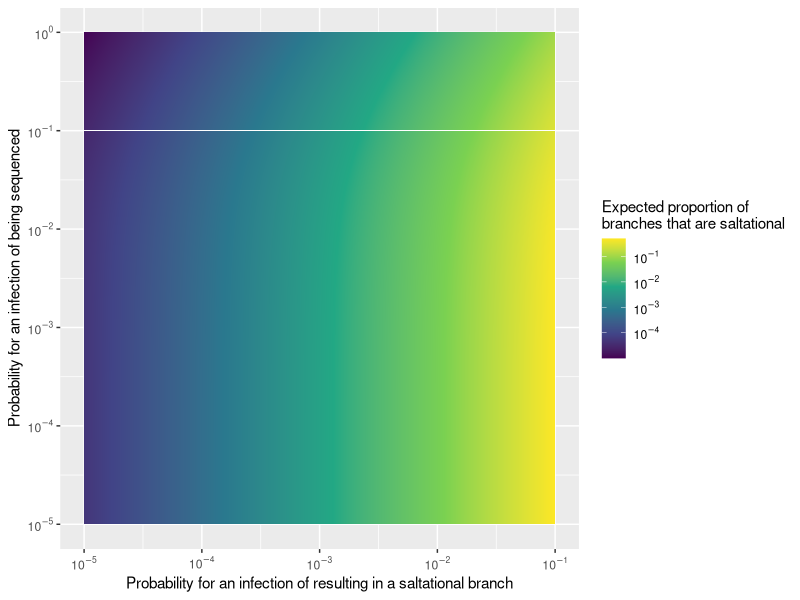
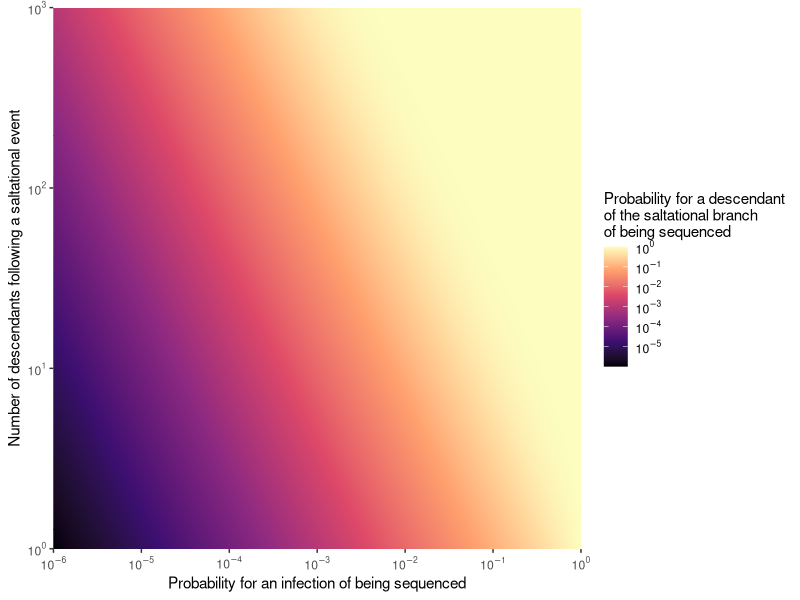

Here is the R script that generated these plots, in order:
library(tidyverse)
library(pracma)

get_proba_cluster_detected <- function(p_seq, R0){
  proba_det <- 1. + lambertWp(-(1. - p_seq) * R0 * exp(-R0)) / R0
  return(proba_det)
}


expand.grid(log_proba_cluster_starts = seq(log(1e-5), log(1e-1), 0.01),
            log_p_seq = seq(log(1e-5), log(1e0), 0.01),
            R0 = c(0.8)) %>% 
  mutate(p_seq = exp(log_p_seq),
         proba_cluster_starts = exp(log_proba_cluster_starts)) %>% 
  mutate(proba_cluster_detected = get_proba_cluster_detected(p_seq, R0),
         expected_proportion_of_long_branches = proba_cluster_detected * proba_cluster_starts / p_seq) %>% 
  ggplot(aes(x = log_proba_cluster_starts, y = log_p_seq, fill = expected_proportion_of_long_branches)) +
  geom_tile() +
  scale_x_continuous(breaks = c(log(1e-5), log(1e-4), log(1e-3), log(1e-2), log(1e-1), log(1)),
                     labels = c(expression(10^{-5}), 
                                expression(10^{-4}), expression(10^{-3}), expression(10^{-2}),
                                expression(10^{-1}), expression(10^{0})),
                     name = 'Probability for an infection of resulting in a saltational branch') +
  scale_y_continuous(breaks = c(log(1e-5), log(1e-4), log(1e-3), log(1e-2), log(1e-1), log(1)),
                     labels = c(expression(10^{-5}), 
                                expression(10^{-4}), expression(10^{-3}), expression(10^{-2}),
                                expression(10^{-1}), expression(10^{0})),
                     name = 'Probability for an infection of being sequenced') +
  scale_fill_viridis_c(trans = 'log',
                       breaks = c(1e-4, 1e-3, 1e-2, 1e-1, 1e0),
                       labels = c(expression(10^{-4}), expression(10^{-3}), expression(10^{-2}),
                                  expression(10^{-1}), expression(10^{0})),
                       name = 'Expected proportion of\nbranches that are saltational')



get_proba_detect_cluster <- function(p_seq, cluster_size){
  return(
    1. - (1. - p_seq)^cluster_size
  )
}

expand.grid(log_cluster_size = seq(log(1), log(1e3), 0.01),
            log_p_seq = seq(log(1e-6), log(1e0), 0.01)) %>% 
  mutate(proba_detect_cluster = get_proba_detect_cluster(exp(log_p_seq), exp(log_cluster_size))) %>% 
  ggplot(aes(x = log_p_seq, y = log_cluster_size)) +
  geom_tile(aes(fill = proba_detect_cluster)) +
  scale_fill_viridis_c(trans = 'log',
                       breaks = c(1e-6, 1e-5, 1e-4, 1e-3, 1e-2, 1e-1, 1e0),
                       labels = c(expression(10^{-6}), expression(10^{-5}), 
                                  expression(10^{-4}), expression(10^{-3}), expression(10^{-2}),
                                  expression(10^{-1}), expression(10^{0})),
                       option = 'magma',
                       name = 'Probability for a descendant\nof the saltational branch\nof being sequenced') +
  scale_x_continuous(breaks = c(log(1e-6), log(1e-5), log(1e-4), log(1e-3), log(1e-2), log(1e-1), log(1)),
                     labels = c(expression(10^{-6}), expression(10^{-5}), 
                                expression(10^{-4}), expression(10^{-3}), expression(10^{-2}),
                                expression(10^{-1}), expression(10^{0})),
                     name = 'Probability for an infection of being sequenced',
                     expand = expansion(mult = c(0., 0.)),
                     limits = c(NA, log(1))) +
  scale_y_continuous(breaks = c(log(1), log(1e1), log(1e2), log(1e3)),
                     labels = c(expression(10^{0}), expression(10^{1}), 
                                expression(10^{2}), expression(10^{3})),
                     limits = c(NA, log(1e3)),
                     expand = expansion(mult = c(0., 0.)),
                     name = 'Number of descendants following a saltational event') 
  
